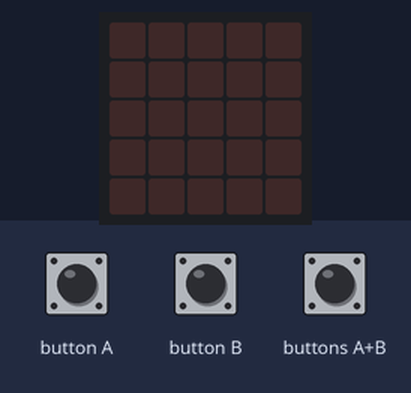
Bench run of a program on a simulated BBC micro:bit (MakeCode). Shown: the board's 5×5 LED display. Inputs (shaded band) come from the test bench.

Above: at 1.2 s.
1.3 s: buttons A+B pressed for 0.15 s
At 1.8 s:
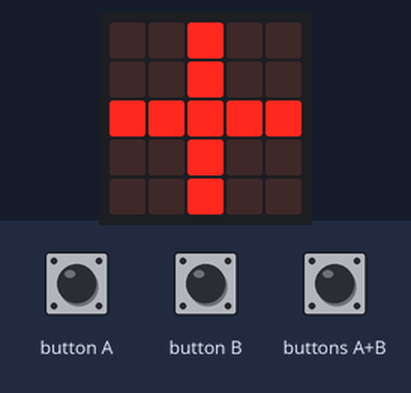
3.4 s: button A pressed for 0.15 s
At 3.9 s:
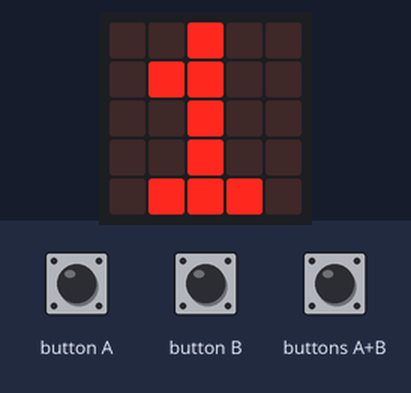
5.0 s: button B pressed for 0.15 s
At 6.3 s:
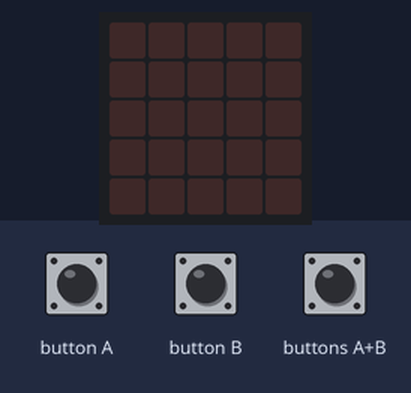
Timing chart, 0 to 8.0 s (numbered marks = the images above; inputs shaded):
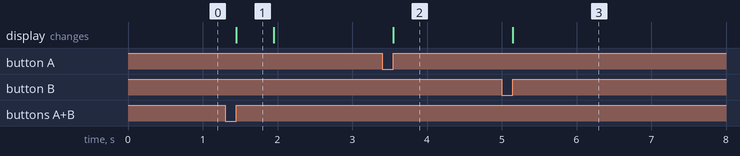

The program:

main.ts
```typescript
let schakelaar = 0
let cijfer_1 = 0
let cijfer_2 = 0
let werking = 0
input.onButtonPressed(Button.A, function () {
    if (schakelaar == 0) {
        cijfer_1 += 1
        basic.showNumber(cijfer_1)
    }
    if (schakelaar == 1) {
        cijfer_2 += 1
        basic.showNumber(cijfer_2)
    }
})
input.onButtonPressed(Button.AB, function () {
    werking += 1
    if (werking == 1) {
        basic.showLeds(`
            . . # . .
            . . # . .
            # # # # #
            . . # . .
            . . # . .
            `)
        basic.pause(100)
        basic.clearScreen()
    } else {
        if (werking == 2) {
            basic.showLeds(`
                . . . . .
                . . . . .
                # # # # #
                . . . . .
                . . . . .
                `)
            basic.pause(100)
        } else {
            if (werking == 3) {
                basic.showLeds(`
                    # . . . #
                    . # . # .
                    . . # . .
                    . # . # .
                    # . . . #
                    `)
                basic.pause(100)
                basic.clearScreen()
            } else {
                if (werking == 4) {
                    basic.showLeds(`
                        . . # . .
                        . . . . .
                        # # # # #
                        . . . . .
                        . . # . .
                        `)
                    basic.pause(100)
                    basic.clearScreen()
                } else {
                    werking = 1
                    basic.showLeds(`
                        . . # . .
                        . . # . .
                        # # # # #
                        . . # . .
                        . . # . .
                        `)
                    basic.pause(100)
                    basic.clearScreen()
                }
            }
        }
    }
})
input.onButtonPressed(Button.B, function () {
    schakelaar += 1
    if (schakelaar == 2) {
        if (werking == 1) {
            basic.showNumber(cijfer_1 + cijfer_2)
        } else {
            if (werking == 2) {
                basic.showNumber(cijfer_1 - cijfer_2)
            } else {
                if (werking == 3) {
                    basic.showNumber(cijfer_1 * cijfer_2)
                } else {
                    basic.showNumber(cijfer_1 / cijfer_2)
                }
            }
        }
    }
    basic.clearScreen()
})
basic.forever(function () {
    werking = 0
    cijfer_1 = 0
    cijfer_2 = 0
    schakelaar = 0
})
```

test.ts
```typescript
// tests gaan hier; deze zal niet worden gecompileerd wanneer dit pakket wordt gebruikt als extensie.
```

Measured:
- after the input at 1.3 s, the display: changes after 0.15 s (image 1)
- after the input at 3.4 s, the display: changes after 0.15 s (image 2)
- after the input at 5.0 s, the display: changes after 0.15 s (image 3)
- what the display in image 1 shows lasts 0.5 s, from 1.5 s to 2.0 s
